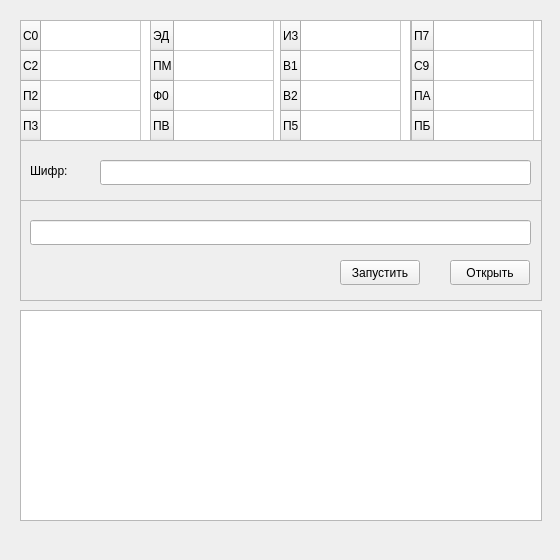
<?xml version="1.0" encoding="UTF-8"?>
<ui version="4.0">
 <class>MainWindow</class>
 <widget class="QMainWindow" name="MainWindow">
  <property name="geometry">
   <rect>
    <x>0</x>
    <y>0</y>
    <width>560</width>
    <height>560</height>
   </rect>
  </property>
  <property name="windowTitle">
   <string>MainWindow</string>
  </property>
  <widget class="QWidget" name="centralwidget">
   <widget class="QTableWidget" name="tableDocs1">
    <property name="geometry">
     <rect>
      <x>20</x>
      <y>20</y>
      <width>131</width>
      <height>121</height>
     </rect>
    </property>
    <property name="verticalScrollBarPolicy">
     <enum>Qt::ScrollBarAlwaysOff</enum>
    </property>
    <property name="horizontalScrollBarPolicy">
     <enum>Qt::ScrollBarAlwaysOff</enum>
    </property>
    <property name="selectionMode">
     <enum>QAbstractItemView::ExtendedSelection</enum>
    </property>
    <property name="showGrid">
     <bool>true</bool>
    </property>
    <property name="gridStyle">
     <enum>Qt::SolidLine</enum>
    </property>
    <property name="wordWrap">
     <bool>true</bool>
    </property>
    <property name="cornerButtonEnabled">
     <bool>false</bool>
    </property>
    <attribute name="horizontalHeaderVisible">
     <bool>false</bool>
    </attribute>
    <attribute name="horizontalHeaderCascadingSectionResizes">
     <bool>false</bool>
    </attribute>
    <attribute name="horizontalHeaderMinimumSectionSize">
     <number>57</number>
    </attribute>
    <attribute name="horizontalHeaderShowSortIndicator" stdset="0">
     <bool>false</bool>
    </attribute>
    <attribute name="horizontalHeaderStretchLastSection">
     <bool>false</bool>
    </attribute>
    <attribute name="verticalHeaderVisible">
     <bool>true</bool>
    </attribute>
    <attribute name="verticalHeaderCascadingSectionResizes">
     <bool>false</bool>
    </attribute>
    <attribute name="verticalHeaderShowSortIndicator" stdset="0">
     <bool>false</bool>
    </attribute>
    <attribute name="verticalHeaderStretchLastSection">
     <bool>false</bool>
    </attribute>
    <row>
     <property name="text">
      <string>С0</string>
     </property>
    </row>
    <row>
     <property name="text">
      <string>С2</string>
     </property>
    </row>
    <row>
     <property name="text">
      <string>П2</string>
     </property>
    </row>
    <row>
     <property name="text">
      <string>П3</string>
     </property>
    </row>
    <column>
     <property name="text">
      <string>Инв. №</string>
     </property>
    </column>
   </widget>
   <widget class="QPushButton" name="buttonOpenDir">
    <property name="geometry">
     <rect>
      <x>450</x>
      <y>260</y>
      <width>80</width>
      <height>25</height>
     </rect>
    </property>
    <property name="text">
     <string>Открыть</string>
    </property>
   </widget>
   <widget class="QPushButton" name="buttonRun">
    <property name="geometry">
     <rect>
      <x>340</x>
      <y>260</y>
      <width>80</width>
      <height>25</height>
     </rect>
    </property>
    <property name="text">
     <string>Запустить</string>
    </property>
   </widget>
   <widget class="QLineEdit" name="lineEditDir">
    <property name="geometry">
     <rect>
      <x>30</x>
      <y>220</y>
      <width>501</width>
      <height>25</height>
     </rect>
    </property>
   </widget>
   <widget class="QLineEdit" name="lineEditProjectCipher">
    <property name="geometry">
     <rect>
      <x>100</x>
      <y>160</y>
      <width>431</width>
      <height>25</height>
     </rect>
    </property>
   </widget>
   <widget class="QTableWidget" name="tableDocs3">
    <property name="geometry">
     <rect>
      <x>280</x>
      <y>20</y>
      <width>131</width>
      <height>121</height>
     </rect>
    </property>
    <property name="verticalScrollBarPolicy">
     <enum>Qt::ScrollBarAlwaysOff</enum>
    </property>
    <property name="horizontalScrollBarPolicy">
     <enum>Qt::ScrollBarAlwaysOff</enum>
    </property>
    <property name="selectionMode">
     <enum>QAbstractItemView::NoSelection</enum>
    </property>
    <property name="showGrid">
     <bool>true</bool>
    </property>
    <property name="gridStyle">
     <enum>Qt::SolidLine</enum>
    </property>
    <property name="wordWrap">
     <bool>true</bool>
    </property>
    <property name="cornerButtonEnabled">
     <bool>false</bool>
    </property>
    <attribute name="horizontalHeaderVisible">
     <bool>false</bool>
    </attribute>
    <attribute name="horizontalHeaderCascadingSectionResizes">
     <bool>false</bool>
    </attribute>
    <attribute name="horizontalHeaderMinimumSectionSize">
     <number>57</number>
    </attribute>
    <attribute name="horizontalHeaderShowSortIndicator" stdset="0">
     <bool>false</bool>
    </attribute>
    <attribute name="horizontalHeaderStretchLastSection">
     <bool>false</bool>
    </attribute>
    <attribute name="verticalHeaderVisible">
     <bool>true</bool>
    </attribute>
    <attribute name="verticalHeaderCascadingSectionResizes">
     <bool>false</bool>
    </attribute>
    <attribute name="verticalHeaderShowSortIndicator" stdset="0">
     <bool>false</bool>
    </attribute>
    <attribute name="verticalHeaderStretchLastSection">
     <bool>false</bool>
    </attribute>
    <row>
     <property name="text">
      <string>И3</string>
     </property>
    </row>
    <row>
     <property name="text">
      <string>В1</string>
     </property>
    </row>
    <row>
     <property name="text">
      <string>В2</string>
     </property>
    </row>
    <row>
     <property name="text">
      <string>П5</string>
     </property>
    </row>
    <column>
     <property name="text">
      <string>Инв. №</string>
     </property>
    </column>
   </widget>
   <widget class="QLabel" name="label">
    <property name="geometry">
     <rect>
      <x>30</x>
      <y>162</y>
      <width>48</width>
      <height>17</height>
     </rect>
    </property>
    <property name="text">
     <string>Шифр:</string>
    </property>
   </widget>
   <widget class="QTableWidget" name="tableDocs2">
    <property name="geometry">
     <rect>
      <x>150</x>
      <y>20</y>
      <width>131</width>
      <height>121</height>
     </rect>
    </property>
    <property name="verticalScrollBarPolicy">
     <enum>Qt::ScrollBarAlwaysOff</enum>
    </property>
    <property name="horizontalScrollBarPolicy">
     <enum>Qt::ScrollBarAlwaysOff</enum>
    </property>
    <property name="selectionMode">
     <enum>QAbstractItemView::ExtendedSelection</enum>
    </property>
    <property name="showGrid">
     <bool>true</bool>
    </property>
    <property name="gridStyle">
     <enum>Qt::SolidLine</enum>
    </property>
    <property name="wordWrap">
     <bool>true</bool>
    </property>
    <property name="cornerButtonEnabled">
     <bool>false</bool>
    </property>
    <attribute name="horizontalHeaderVisible">
     <bool>false</bool>
    </attribute>
    <attribute name="horizontalHeaderCascadingSectionResizes">
     <bool>false</bool>
    </attribute>
    <attribute name="horizontalHeaderMinimumSectionSize">
     <number>57</number>
    </attribute>
    <attribute name="horizontalHeaderShowSortIndicator" stdset="0">
     <bool>false</bool>
    </attribute>
    <attribute name="horizontalHeaderStretchLastSection">
     <bool>false</bool>
    </attribute>
    <attribute name="verticalHeaderVisible">
     <bool>true</bool>
    </attribute>
    <attribute name="verticalHeaderCascadingSectionResizes">
     <bool>false</bool>
    </attribute>
    <attribute name="verticalHeaderShowSortIndicator" stdset="0">
     <bool>false</bool>
    </attribute>
    <attribute name="verticalHeaderStretchLastSection">
     <bool>false</bool>
    </attribute>
    <row>
     <property name="text">
      <string>ЭД</string>
     </property>
    </row>
    <row>
     <property name="text">
      <string>ПМ</string>
     </property>
    </row>
    <row>
     <property name="text">
      <string>Ф0</string>
     </property>
    </row>
    <row>
     <property name="text">
      <string>ПВ</string>
     </property>
    </row>
    <column>
     <property name="text">
      <string>Инв. №</string>
     </property>
    </column>
   </widget>
   <widget class="QTableWidget" name="tableDocs4">
    <property name="geometry">
     <rect>
      <x>411</x>
      <y>20</y>
      <width>131</width>
      <height>121</height>
     </rect>
    </property>
    <property name="verticalScrollBarPolicy">
     <enum>Qt::ScrollBarAlwaysOff</enum>
    </property>
    <property name="horizontalScrollBarPolicy">
     <enum>Qt::ScrollBarAlwaysOff</enum>
    </property>
    <property name="selectionMode">
     <enum>QAbstractItemView::NoSelection</enum>
    </property>
    <property name="showGrid">
     <bool>true</bool>
    </property>
    <property name="gridStyle">
     <enum>Qt::SolidLine</enum>
    </property>
    <property name="wordWrap">
     <bool>true</bool>
    </property>
    <property name="cornerButtonEnabled">
     <bool>false</bool>
    </property>
    <attribute name="horizontalHeaderVisible">
     <bool>false</bool>
    </attribute>
    <attribute name="horizontalHeaderCascadingSectionResizes">
     <bool>false</bool>
    </attribute>
    <attribute name="horizontalHeaderMinimumSectionSize">
     <number>57</number>
    </attribute>
    <attribute name="horizontalHeaderShowSortIndicator" stdset="0">
     <bool>false</bool>
    </attribute>
    <attribute name="horizontalHeaderStretchLastSection">
     <bool>false</bool>
    </attribute>
    <attribute name="verticalHeaderVisible">
     <bool>true</bool>
    </attribute>
    <attribute name="verticalHeaderCascadingSectionResizes">
     <bool>false</bool>
    </attribute>
    <attribute name="verticalHeaderShowSortIndicator" stdset="0">
     <bool>false</bool>
    </attribute>
    <attribute name="verticalHeaderStretchLastSection">
     <bool>false</bool>
    </attribute>
    <row>
     <property name="text">
      <string>П7</string>
     </property>
    </row>
    <row>
     <property name="text">
      <string>С9</string>
     </property>
    </row>
    <row>
     <property name="text">
      <string>ПА</string>
     </property>
    </row>
    <row>
     <property name="text">
      <string>ПБ</string>
     </property>
    </row>
    <column>
     <property name="text">
      <string>Инв. №</string>
     </property>
    </column>
   </widget>
   <widget class="QFrame" name="frame">
    <property name="geometry">
     <rect>
      <x>20</x>
      <y>20</y>
      <width>522</width>
      <height>181</height>
     </rect>
    </property>
    <property name="frameShape">
     <enum>QFrame::StyledPanel</enum>
    </property>
    <property name="frameShadow">
     <enum>QFrame::Raised</enum>
    </property>
   </widget>
   <widget class="QFrame" name="frame_2">
    <property name="geometry">
     <rect>
      <x>20</x>
      <y>200</y>
      <width>522</width>
      <height>101</height>
     </rect>
    </property>
    <property name="frameShape">
     <enum>QFrame::StyledPanel</enum>
    </property>
    <property name="frameShadow">
     <enum>QFrame::Raised</enum>
    </property>
   </widget>
   <widget class="QTextEdit" name="textEdit">
    <property name="geometry">
     <rect>
      <x>20</x>
      <y>310</y>
      <width>522</width>
      <height>211</height>
     </rect>
    </property>
   </widget>
   <zorder>frame</zorder>
   <zorder>frame_2</zorder>
   <zorder>tableDocs1</zorder>
   <zorder>buttonOpenDir</zorder>
   <zorder>buttonRun</zorder>
   <zorder>lineEditDir</zorder>
   <zorder>lineEditProjectCipher</zorder>
   <zorder>tableDocs3</zorder>
   <zorder>label</zorder>
   <zorder></zorder>
   <zorder>tableDocs2</zorder>
   <zorder>tableDocs4</zorder>
   <zorder>textEdit</zorder>
  </widget>
  <widget class="QMenuBar" name="menubar">
   <property name="geometry">
    <rect>
     <x>0</x>
     <y>0</y>
     <width>560</width>
     <height>22</height>
    </rect>
   </property>
  </widget>
 </widget>
 <resources/>
 <connections/>
</ui>
